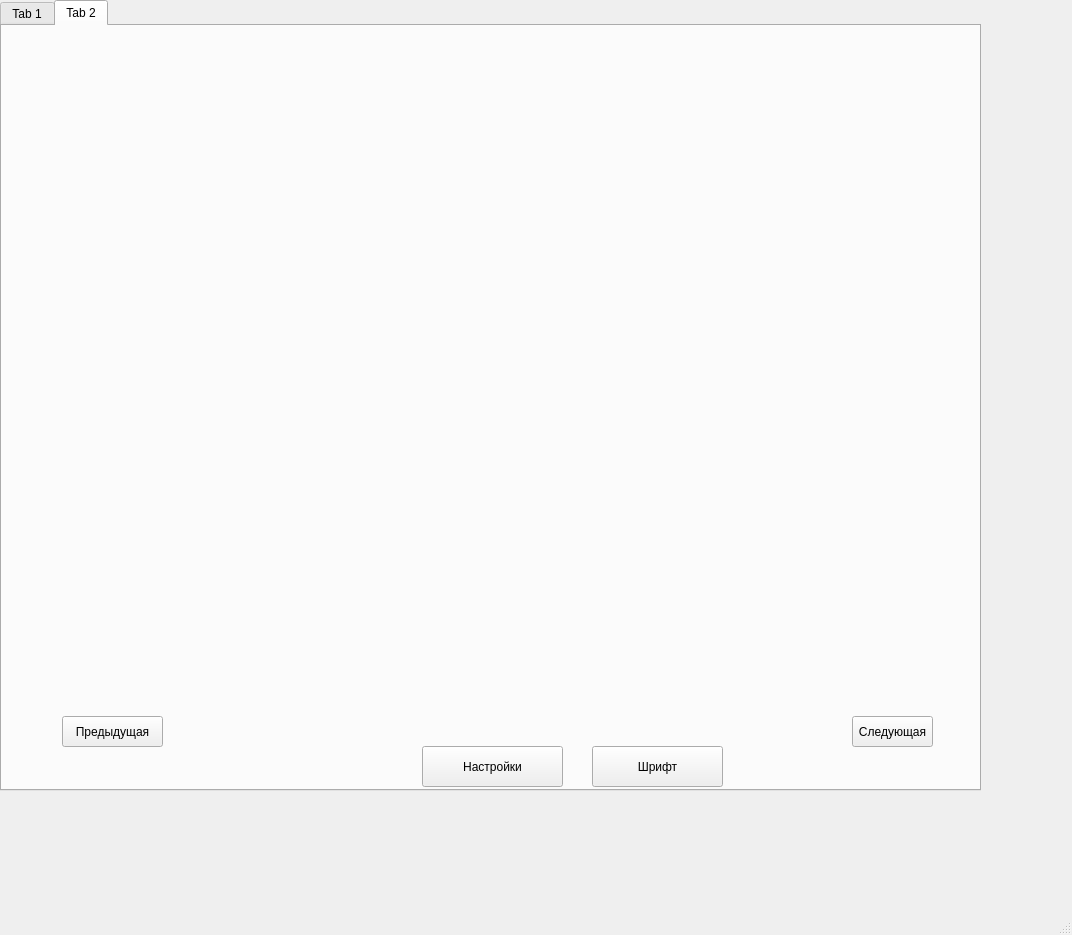
<?xml version="1.0" encoding="UTF-8"?>
<ui version="4.0">
 <class>MainWindow</class>
 <widget class="QMainWindow" name="MainWindow">
  <property name="geometry">
   <rect>
    <x>0</x>
    <y>0</y>
    <width>1072</width>
    <height>935</height>
   </rect>
  </property>
  <property name="windowTitle">
   <string>MainWindow</string>
  </property>
  <widget class="QWidget" name="centralwidget">
   <widget class="QTabWidget" name="tabWidget">
    <property name="geometry">
     <rect>
      <x>0</x>
      <y>0</y>
      <width>981</width>
      <height>791</height>
     </rect>
    </property>
    <property name="currentIndex">
     <number>1</number>
    </property>
    <widget class="QWidget" name="tab">
     <attribute name="title">
      <string>Tab 1</string>
     </attribute>
     <widget class="QPushButton" name="pushButton_4">
      <property name="geometry">
       <rect>
        <x>450</x>
        <y>680</y>
        <width>141</width>
        <height>41</height>
       </rect>
      </property>
      <property name="text">
       <string>Начать читать</string>
      </property>
     </widget>
     <widget class="QPushButton" name="pushButton_3">
      <property name="geometry">
       <rect>
        <x>260</x>
        <y>20</y>
        <width>151</width>
        <height>41</height>
       </rect>
      </property>
      <property name="text">
       <string>Удалить из библиотеки</string>
      </property>
     </widget>
     <widget class="QPushButton" name="open">
      <property name="geometry">
       <rect>
        <x>260</x>
        <y>140</y>
        <width>151</width>
        <height>31</height>
       </rect>
      </property>
      <property name="text">
       <string>Добавить в библиотеку</string>
      </property>
     </widget>
     <widget class="QListWidget" name="libw">
      <property name="geometry">
       <rect>
        <x>0</x>
        <y>20</y>
        <width>256</width>
        <height>721</height>
       </rect>
      </property>
     </widget>
    </widget>
    <widget class="QWidget" name="tab_2">
     <attribute name="title">
      <string>Tab 2</string>
     </attribute>
     <widget class="QPushButton" name="next">
      <property name="geometry">
       <rect>
        <x>850</x>
        <y>690</y>
        <width>81</width>
        <height>31</height>
       </rect>
      </property>
      <property name="text">
       <string>Следующая</string>
      </property>
     </widget>
     <widget class="QPushButton" name="last">
      <property name="geometry">
       <rect>
        <x>60</x>
        <y>690</y>
        <width>101</width>
        <height>31</height>
       </rect>
      </property>
      <property name="text">
       <string>Предыдущая</string>
      </property>
     </widget>
     <widget class="QPushButton" name="pushButton_7">
      <property name="geometry">
       <rect>
        <x>420</x>
        <y>720</y>
        <width>141</width>
        <height>41</height>
       </rect>
      </property>
      <property name="text">
       <string>Настройки</string>
      </property>
     </widget>
     <widget class="QLabel" name="label">
      <property name="geometry">
       <rect>
        <x>20</x>
        <y>10</y>
        <width>931</width>
        <height>641</height>
       </rect>
      </property>
      <property name="font">
       <font>
        <family>Courier New</family>
        <pointsize>14</pointsize>
        <weight>75</weight>
        <italic>true</italic>
        <bold>true</bold>
       </font>
      </property>
      <property name="contextMenuPolicy">
       <enum>Qt::DefaultContextMenu</enum>
      </property>
      <property name="layoutDirection">
       <enum>Qt::LeftToRight</enum>
      </property>
      <property name="text">
       <string/>
      </property>
      <property name="textFormat">
       <enum>Qt::AutoText</enum>
      </property>
      <property name="alignment">
       <set>Qt::AlignLeading|Qt::AlignLeft|Qt::AlignTop</set>
      </property>
     </widget>
     <widget class="QPushButton" name="Fontn">
      <property name="geometry">
       <rect>
        <x>590</x>
        <y>720</y>
        <width>131</width>
        <height>41</height>
       </rect>
      </property>
      <property name="text">
       <string>Шрифт</string>
      </property>
     </widget>
    </widget>
   </widget>
  </widget>
  <widget class="QMenuBar" name="menubar">
   <property name="geometry">
    <rect>
     <x>0</x>
     <y>0</y>
     <width>1072</width>
     <height>22</height>
    </rect>
   </property>
  </widget>
  <widget class="QStatusBar" name="statusbar"/>
 </widget>
 <resources/>
 <connections/>
</ui>
